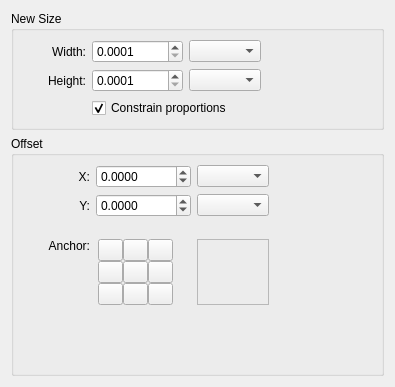
<?xml version="1.0" encoding="UTF-8"?>
<ui version="4.0">
 <class>WdgCanvasSize</class>
 <widget class="QWidget" name="WdgCanvasSize">
  <property name="geometry">
   <rect>
    <x>0</x>
    <y>0</y>
    <width>395</width>
    <height>387</height>
   </rect>
  </property>
  <property name="windowTitle">
   <string>Canvas Size</string>
  </property>
  <layout class="QVBoxLayout" name="verticalLayout">
   <item>
    <widget class="QGroupBox" name="groupBox_2">
     <property name="title">
      <string>New Size</string>
     </property>
     <property name="flat">
      <bool>true</bool>
     </property>
     <layout class="QGridLayout" name="gridLayout_2">
      <item row="1" column="1">
       <widget class="QLabel" name="lblNewHeight">
        <property name="text">
         <string>Height:</string>
        </property>
        <property name="alignment">
         <set>Qt::AlignRight|Qt::AlignTrailing|Qt::AlignVCenter</set>
        </property>
       </widget>
      </item>
      <item row="1" column="3">
       <widget class="QComboBox" name="heightUnit"/>
      </item>
      <item row="0" column="4" rowspan="2">
       <widget class="KoAspectButton" name="aspectRatioBtn" native="true"/>
      </item>
      <item row="0" column="1">
       <widget class="QLabel" name="lblNewWidth">
        <property name="text">
         <string>Width:</string>
        </property>
        <property name="alignment">
         <set>Qt::AlignRight|Qt::AlignTrailing|Qt::AlignVCenter</set>
        </property>
       </widget>
      </item>
      <item row="0" column="2">
       <widget class="KisDoubleParseUnitSpinBox" name="newWidthDouble">
        <property name="decimals">
         <number>4</number>
        </property>
        <property name="minimum">
         <double>0.000100000000000</double>
        </property>
        <property name="maximum">
         <double>10000.000000000000000</double>
        </property>
        <property name="singleStep">
         <double>0.100000000000000</double>
        </property>
       </widget>
      </item>
      <item row="1" column="2">
       <widget class="KisDoubleParseUnitSpinBox" name="newHeightDouble">
        <property name="decimals">
         <number>4</number>
        </property>
        <property name="minimum">
         <double>0.000100000000000</double>
        </property>
        <property name="maximum">
         <double>10000.000000000000000</double>
        </property>
        <property name="singleStep">
         <double>0.100000000000000</double>
        </property>
       </widget>
      </item>
      <item row="1" column="0">
       <spacer name="horizontalSpacer_5">
        <property name="orientation">
         <enum>Qt::Horizontal</enum>
        </property>
        <property name="sizeType">
         <enum>QSizePolicy::Fixed</enum>
        </property>
        <property name="sizeHint" stdset="0">
         <size>
          <width>25</width>
          <height>20</height>
         </size>
        </property>
       </spacer>
      </item>
      <item row="0" column="3">
       <widget class="QComboBox" name="widthUnit"/>
      </item>
      <item row="1" column="5">
       <spacer name="horizontalSpacer_2">
        <property name="orientation">
         <enum>Qt::Horizontal</enum>
        </property>
        <property name="sizeType">
         <enum>QSizePolicy::MinimumExpanding</enum>
        </property>
        <property name="sizeHint" stdset="0">
         <size>
          <width>40</width>
          <height>20</height>
         </size>
        </property>
       </spacer>
      </item>
      <item row="2" column="2" colspan="4">
       <widget class="QCheckBox" name="constrainProportionsCkb">
        <property name="toolTip">
         <string>Constrain aspect ratio</string>
        </property>
        <property name="text">
         <string>Constrain proportions</string>
        </property>
        <property name="checked">
         <bool>true</bool>
        </property>
       </widget>
      </item>
     </layout>
    </widget>
   </item>
   <item>
    <widget class="QGroupBox" name="groupBox">
     <property name="title">
      <string>Offset</string>
     </property>
     <property name="flat">
      <bool>true</bool>
     </property>
     <layout class="QGridLayout" name="gridLayout">
      <item row="4" column="2">
       <spacer name="verticalSpacer">
        <property name="orientation">
         <enum>Qt::Vertical</enum>
        </property>
        <property name="sizeType">
         <enum>QSizePolicy::MinimumExpanding</enum>
        </property>
        <property name="sizeHint" stdset="0">
         <size>
          <width>20</width>
          <height>30</height>
         </size>
        </property>
       </spacer>
      </item>
      <item row="2" column="2">
       <spacer name="verticalSpacer_2">
        <property name="orientation">
         <enum>Qt::Vertical</enum>
        </property>
        <property name="sizeType">
         <enum>QSizePolicy::Fixed</enum>
        </property>
        <property name="sizeHint" stdset="0">
         <size>
          <width>20</width>
          <height>16</height>
         </size>
        </property>
       </spacer>
      </item>
      <item row="0" column="1">
       <widget class="QLabel" name="lblXOff">
        <property name="text">
         <string>X:</string>
        </property>
        <property name="alignment">
         <set>Qt::AlignRight|Qt::AlignTrailing|Qt::AlignVCenter</set>
        </property>
       </widget>
      </item>
      <item row="0" column="2">
       <widget class="KisDoubleParseUnitSpinBox" name="xOffsetDouble">
        <property name="decimals">
         <number>4</number>
        </property>
        <property name="minimum">
         <double>-10000.000000000000000</double>
        </property>
        <property name="maximum">
         <double>10000.000000000000000</double>
        </property>
        <property name="singleStep">
         <double>0.100000000000000</double>
        </property>
       </widget>
      </item>
      <item row="3" column="0">
       <spacer name="horizontalSpacer_6">
        <property name="orientation">
         <enum>Qt::Horizontal</enum>
        </property>
        <property name="sizeType">
         <enum>QSizePolicy::Fixed</enum>
        </property>
        <property name="sizeHint" stdset="0">
         <size>
          <width>25</width>
          <height>20</height>
         </size>
        </property>
       </spacer>
      </item>
      <item row="3" column="1">
       <widget class="QLabel" name="lblAnchor">
        <property name="text">
         <string>Anchor:</string>
        </property>
        <property name="alignment">
         <set>Qt::AlignRight|Qt::AlignTop|Qt::AlignTrailing</set>
        </property>
       </widget>
      </item>
      <item row="1" column="1">
       <widget class="QLabel" name="lblYOff">
        <property name="text">
         <string>Y:</string>
        </property>
        <property name="alignment">
         <set>Qt::AlignRight|Qt::AlignTrailing|Qt::AlignVCenter</set>
        </property>
       </widget>
      </item>
      <item row="1" column="2">
       <widget class="KisDoubleParseUnitSpinBox" name="yOffsetDouble">
        <property name="decimals">
         <number>4</number>
        </property>
        <property name="minimum">
         <double>-10000.000000000000000</double>
        </property>
        <property name="maximum">
         <double>10000.000000000000000</double>
        </property>
        <property name="singleStep">
         <double>0.100000000000000</double>
        </property>
       </widget>
      </item>
      <item row="1" column="3">
       <widget class="QComboBox" name="yOffUnit"/>
      </item>
      <item row="0" column="3">
       <widget class="QComboBox" name="xOffUnit"/>
      </item>
      <item row="3" column="3">
       <widget class="QFrame" name="previewCanvas">
        <property name="sizePolicy">
         <sizepolicy hsizetype="Preferred" vsizetype="Preferred">
          <horstretch>0</horstretch>
          <verstretch>0</verstretch>
         </sizepolicy>
        </property>
        <property name="minimumSize">
         <size>
          <width>0</width>
          <height>0</height>
         </size>
        </property>
        <property name="frameShape">
         <enum>QFrame::StyledPanel</enum>
        </property>
        <property name="frameShadow">
         <enum>QFrame::Sunken</enum>
        </property>
        <layout class="QVBoxLayout" name="verticalLayout_2">
         <property name="leftMargin">
          <number>2</number>
         </property>
         <property name="topMargin">
          <number>2</number>
         </property>
         <property name="rightMargin">
          <number>2</number>
         </property>
         <property name="bottomMargin">
          <number>2</number>
         </property>
         <item>
          <widget class="KCanvasPreview" name="canvasPreview" native="true"/>
         </item>
        </layout>
       </widget>
      </item>
      <item row="3" column="2">
       <layout class="QHBoxLayout" name="horizontalLayout">
        <item>
         <layout class="QGridLayout" name="gridLayout_3">
          <property name="spacing">
           <number>0</number>
          </property>
          <item row="0" column="0">
           <widget class="QPushButton" name="topLeft">
            <property name="sizePolicy">
             <sizepolicy hsizetype="Fixed" vsizetype="Fixed">
              <horstretch>0</horstretch>
              <verstretch>0</verstretch>
             </sizepolicy>
            </property>
            <property name="maximumSize">
             <size>
              <width>25</width>
              <height>25</height>
             </size>
            </property>
            <property name="text">
             <string/>
            </property>
            <property name="iconSize">
             <size>
              <width>15</width>
              <height>15</height>
             </size>
            </property>
            <property name="checkable">
             <bool>true</bool>
            </property>
           </widget>
          </item>
          <item row="1" column="0">
           <widget class="QPushButton" name="middleLeft">
            <property name="sizePolicy">
             <sizepolicy hsizetype="Fixed" vsizetype="Fixed">
              <horstretch>0</horstretch>
              <verstretch>0</verstretch>
             </sizepolicy>
            </property>
            <property name="maximumSize">
             <size>
              <width>25</width>
              <height>25</height>
             </size>
            </property>
            <property name="text">
             <string/>
            </property>
            <property name="iconSize">
             <size>
              <width>15</width>
              <height>15</height>
             </size>
            </property>
            <property name="checkable">
             <bool>true</bool>
            </property>
           </widget>
          </item>
          <item row="2" column="0">
           <widget class="QPushButton" name="bottomLeft">
            <property name="sizePolicy">
             <sizepolicy hsizetype="Fixed" vsizetype="Fixed">
              <horstretch>0</horstretch>
              <verstretch>0</verstretch>
             </sizepolicy>
            </property>
            <property name="maximumSize">
             <size>
              <width>25</width>
              <height>25</height>
             </size>
            </property>
            <property name="text">
             <string/>
            </property>
            <property name="iconSize">
             <size>
              <width>15</width>
              <height>15</height>
             </size>
            </property>
            <property name="checkable">
             <bool>true</bool>
            </property>
           </widget>
          </item>
          <item row="1" column="1">
           <widget class="QPushButton" name="middleCenter">
            <property name="sizePolicy">
             <sizepolicy hsizetype="Fixed" vsizetype="Fixed">
              <horstretch>0</horstretch>
              <verstretch>0</verstretch>
             </sizepolicy>
            </property>
            <property name="maximumSize">
             <size>
              <width>25</width>
              <height>25</height>
             </size>
            </property>
            <property name="text">
             <string/>
            </property>
            <property name="iconSize">
             <size>
              <width>15</width>
              <height>15</height>
             </size>
            </property>
            <property name="checkable">
             <bool>true</bool>
            </property>
           </widget>
          </item>
          <item row="2" column="1">
           <widget class="QPushButton" name="bottomCenter">
            <property name="sizePolicy">
             <sizepolicy hsizetype="Fixed" vsizetype="Fixed">
              <horstretch>0</horstretch>
              <verstretch>0</verstretch>
             </sizepolicy>
            </property>
            <property name="maximumSize">
             <size>
              <width>25</width>
              <height>25</height>
             </size>
            </property>
            <property name="text">
             <string/>
            </property>
            <property name="iconSize">
             <size>
              <width>15</width>
              <height>15</height>
             </size>
            </property>
            <property name="checkable">
             <bool>true</bool>
            </property>
           </widget>
          </item>
          <item row="1" column="2">
           <widget class="QPushButton" name="middleRight">
            <property name="sizePolicy">
             <sizepolicy hsizetype="Fixed" vsizetype="Fixed">
              <horstretch>0</horstretch>
              <verstretch>0</verstretch>
             </sizepolicy>
            </property>
            <property name="maximumSize">
             <size>
              <width>25</width>
              <height>25</height>
             </size>
            </property>
            <property name="text">
             <string/>
            </property>
            <property name="iconSize">
             <size>
              <width>15</width>
              <height>15</height>
             </size>
            </property>
            <property name="checkable">
             <bool>true</bool>
            </property>
           </widget>
          </item>
          <item row="0" column="1">
           <widget class="QPushButton" name="topCenter">
            <property name="sizePolicy">
             <sizepolicy hsizetype="Fixed" vsizetype="Fixed">
              <horstretch>0</horstretch>
              <verstretch>0</verstretch>
             </sizepolicy>
            </property>
            <property name="maximumSize">
             <size>
              <width>25</width>
              <height>25</height>
             </size>
            </property>
            <property name="text">
             <string/>
            </property>
            <property name="iconSize">
             <size>
              <width>15</width>
              <height>15</height>
             </size>
            </property>
            <property name="checkable">
             <bool>true</bool>
            </property>
           </widget>
          </item>
          <item row="0" column="2">
           <widget class="QPushButton" name="topRight">
            <property name="sizePolicy">
             <sizepolicy hsizetype="Fixed" vsizetype="Fixed">
              <horstretch>0</horstretch>
              <verstretch>0</verstretch>
             </sizepolicy>
            </property>
            <property name="maximumSize">
             <size>
              <width>25</width>
              <height>25</height>
             </size>
            </property>
            <property name="text">
             <string/>
            </property>
            <property name="iconSize">
             <size>
              <width>15</width>
              <height>15</height>
             </size>
            </property>
            <property name="checkable">
             <bool>true</bool>
            </property>
            <property name="flat">
             <bool>false</bool>
            </property>
           </widget>
          </item>
          <item row="2" column="2">
           <widget class="QPushButton" name="bottomRight">
            <property name="sizePolicy">
             <sizepolicy hsizetype="Fixed" vsizetype="Fixed">
              <horstretch>0</horstretch>
              <verstretch>0</verstretch>
             </sizepolicy>
            </property>
            <property name="maximumSize">
             <size>
              <width>25</width>
              <height>25</height>
             </size>
            </property>
            <property name="text">
             <string/>
            </property>
            <property name="iconSize">
             <size>
              <width>15</width>
              <height>15</height>
             </size>
            </property>
            <property name="checkable">
             <bool>true</bool>
            </property>
           </widget>
          </item>
         </layout>
        </item>
        <item>
         <spacer name="horizontalSpacer">
          <property name="orientation">
           <enum>Qt::Horizontal</enum>
          </property>
          <property name="sizeType">
           <enum>QSizePolicy::Maximum</enum>
          </property>
          <property name="sizeHint" stdset="0">
           <size>
            <width>16</width>
            <height>20</height>
           </size>
          </property>
         </spacer>
        </item>
       </layout>
      </item>
      <item row="3" column="4">
       <spacer name="horizontalSpacer_4">
        <property name="orientation">
         <enum>Qt::Horizontal</enum>
        </property>
        <property name="sizeType">
         <enum>QSizePolicy::MinimumExpanding</enum>
        </property>
        <property name="sizeHint" stdset="0">
         <size>
          <width>40</width>
          <height>20</height>
         </size>
        </property>
       </spacer>
      </item>
     </layout>
    </widget>
   </item>
  </layout>
 </widget>
 <customwidgets>
  <customwidget>
   <class>KoAspectButton</class>
   <extends>QWidget</extends>
   <header>KoAspectButton.h</header>
   <container>1</container>
  </customwidget>
  <customwidget>
   <class>KCanvasPreview</class>
   <extends>QWidget</extends>
   <header>kcanvaspreview.h</header>
   <container>1</container>
  </customwidget>
  <customwidget>
   <class>KisDoubleParseUnitSpinBox</class>
   <extends>QDoubleSpinBox</extends>
   <header>kis_double_parse_unit_spin_box.h</header>
  </customwidget>
 </customwidgets>
 <tabstops>
  <tabstop>newWidthDouble</tabstop>
  <tabstop>widthUnit</tabstop>
  <tabstop>newHeightDouble</tabstop>
  <tabstop>heightUnit</tabstop>
  <tabstop>constrainProportionsCkb</tabstop>
  <tabstop>xOffsetDouble</tabstop>
  <tabstop>xOffUnit</tabstop>
  <tabstop>yOffsetDouble</tabstop>
  <tabstop>yOffUnit</tabstop>
  <tabstop>topLeft</tabstop>
  <tabstop>topCenter</tabstop>
  <tabstop>topRight</tabstop>
  <tabstop>middleLeft</tabstop>
  <tabstop>middleCenter</tabstop>
  <tabstop>middleRight</tabstop>
  <tabstop>bottomLeft</tabstop>
  <tabstop>bottomCenter</tabstop>
  <tabstop>bottomRight</tabstop>
 </tabstops>
 <resources/>
 <connections/>
</ui>
